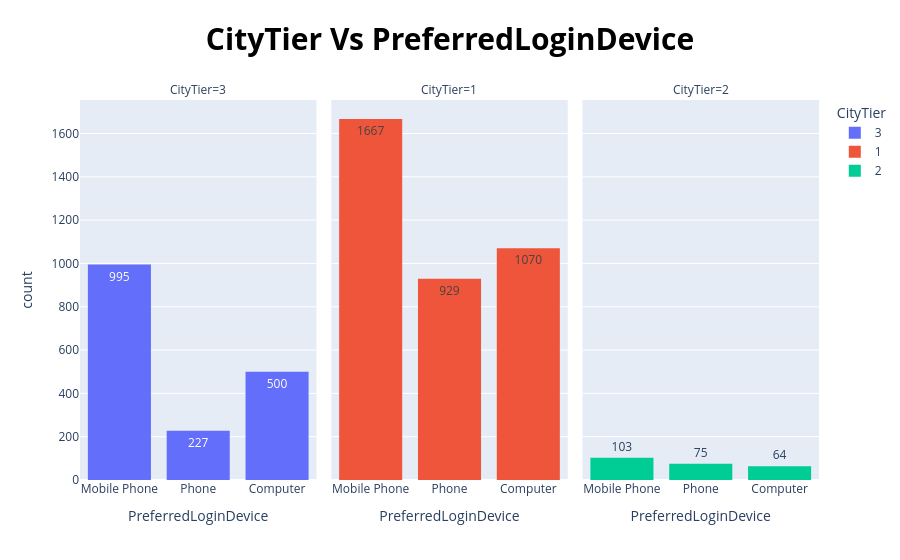

The notebook cell saved with this chart:
### Markdown cell above
### <a id='2'></a>

<p style="
    background: linear-gradient(to right, #805D2C, #2C210D); 
    font-family: 'Times New Roman', serif; 
    color: #FFFFFF; 
    font-size: 20px; 
    text-align: center; 
    border-radius: 10px; 
    padding: 3px; 
    box-shadow: 2px 2px 10px #45311AC2;
    font-weight: bold;
    letter-spacing: 1px;
">
    More Relationships 
</p>

### Code cell
algorithm.for_each_type_bar_pixel_plot(data_frame , 'PreferredLoginDevice' , 'CityTier')

### Figure 1 — Plotly figure (JSON) as saved in the notebook; plotly's stock layout.template omitted (floating-point values rounded to 4 significant figures; data arrays with more than 128 entries replaced by an {"elided": "..."} marker saying what was removed)
{"data": [{"bingroup": "x", "hovertemplate": "CityTier=3<br>PreferredLoginDevice=%{x}<br>count=%{y}<extra></extra>", "legendgroup": "3", "marker": {"color": "#636efa", "pattern": {"shape": ""}}, "name": "3", "orientation": "v", "showlegend": true, "texttemplate": "%{value}", "type": "histogram", "x": {"elided": "1722 str values"}, "xaxis": "x", "yaxis": "y"}, {"bingroup": "x", "hovertemplate": "CityTier=1<br>PreferredLoginDevice=%{x}<br>count=%{y}<extra></extra>", "legendgroup": "1", "marker": {"color": "#EF553B", "pattern": {"shape": ""}}, "name": "1", "orientation": "v", "showlegend": true, "texttemplate": "%{value}", "type": "histogram", "x": {"elided": "3666 str values"}, "xaxis": "x2", "yaxis": "y2"}, {"bingroup": "x", "hovertemplate": "CityTier=2<br>PreferredLoginDevice=%{x}<br>count=%{y}<extra></extra>", "legendgroup": "2", "marker": {"color": "#00cc96", "pattern": {"shape": ""}}, "name": "2", "orientation": "v", "showlegend": true, "texttemplate": "%{value}", "type": "histogram", "x": {"elided": "242 str values"}, "xaxis": "x3", "yaxis": "y3"}], "layout": {"annotations": [{"font": {}, "showarrow": false, "text": "CityTier=3", "x": 0.16, "xanchor": "center", "xref": "paper", "y": 1, "yanchor": "bottom", "yref": "paper"}, {"font": {}, "showarrow": false, "text": "CityTier=1", "x": 0.5, "xanchor": "center", "xref": "paper", "y": 1, "yanchor": "bottom", "yref": "paper"}, {"font": {}, "showarrow": false, "text": "CityTier=2", "x": 0.84, "xanchor": "center", "xref": "paper", "y": 1, "yanchor": "bottom", "yref": "paper"}], "barmode": "relative", "hoverlabel": {"font": {"size": 20}}, "hovermode": "x", "legend": {"title": {"text": "CityTier"}, "tracegroupgap": 0}, "title": {"font": {"color": "black", "size": 30}, "text": "<b>CityTier Vs PreferredLoginDevice", "x": 0.5}, "xaxis": {"anchor": "y", "domain": [0, 0.32], "title": {"text": "PreferredLoginDevice"}}, "xaxis2": {"anchor": "y2", "domain": [0.34, 0.66], "matches": "x", "title": {"text": "PreferredLoginDevice"}}, "xaxis3": {"anchor": "y3", "domain": [0.68, 1.0], "matches": "x", "title": {"text": "PreferredLoginDevice"}}, "yaxis": {"anchor": "x", "domain": [0, 1], "title": {"text": "count"}}, "yaxis2": {"anchor": "x2", "domain": [0, 1], "matches": "y", "showticklabels": false}, "yaxis3": {"anchor": "x3", "domain": [0, 1], "matches": "y", "showticklabels": false}}}
